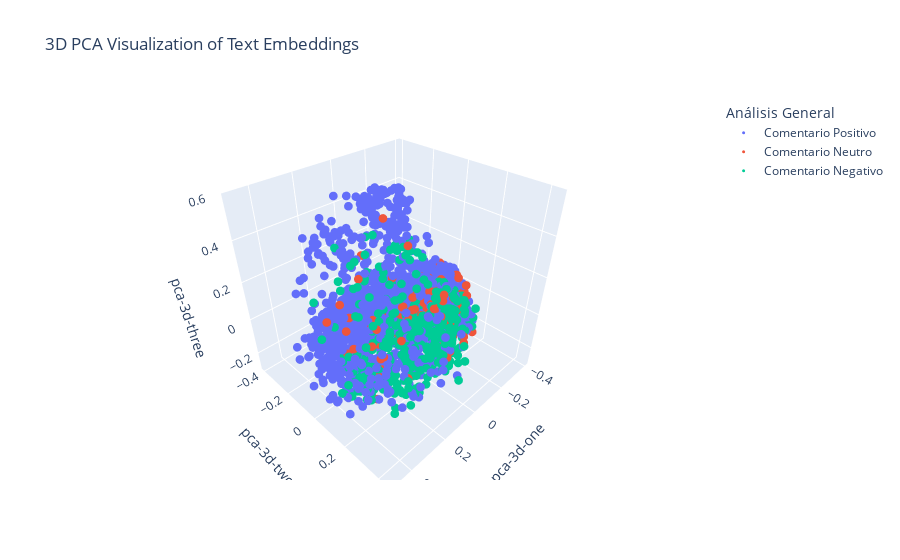

The notebook cell this image was saved under:
### Code cell
fig = px.scatter_3d(
    data,
    x='pca-3d-one',
    y='pca-3d-two',
    z='pca-3d-three',
    color='Análisis General',
    hover_data=['full_text_processed'],
    title='3D PCA Visualization of Text Embeddings'
)
fig.update_traces(marker=dict(size=3))
fig.show()

### Figure 1 — Plotly figure (JSON) as saved in the notebook; plotly's stock layout.template omitted (floating-point values rounded to 4 significant figures; data arrays with more than 128 entries replaced by an {"elided": "..."} marker saying what was removed)
{"data": [{"customdata": {"elided": "2117x1 str values"}, "hovertemplate": "Análisis General=Comentario Positivo<br>pca-3d-one=%{x}<br>pca-3d-two=%{y}<br>pca-3d-three=%{z}<br>full_text_processed=%{customdata[0]}<extra></extra>", "legendgroup": "Comentario Positivo", "marker": {"color": "#636efa", "size": 3, "symbol": "circle"}, "mode": "markers", "name": "Comentario Positivo", "scene": "scene", "showlegend": true, "type": "scatter3d", "x": {"elided": "2117 float values"}, "y": {"elided": "2117 float values"}, "z": {"elided": "2117 float values"}}, {"customdata": [["@Jennihermoso https://t.co/8f91HmjS8a"], ["@Jennihermoso @Barca_Buzz English version?"], ["@XaviHern6_ @Jennihermoso https://t.co/Q1XSV9I9lc"], ["@Roldier @Jennihermoso pensaba que eras el reven y digo “coño que reformed está de repente” 😭"], ["@Jennihermoso Pensaba que estaba leyendo a @IreneMontero"], ["@Jennihermoso We werent in the MLS at 35 https://t.co/G9P1p48bdD"], ["@Jennihermoso Estos son los que se escandalizan por rubiales https://t.co/sBkbWD7vXj"], ["@Jennihermoso Hey, here is an English Translation for y'all What do you think about this? https://t.co/evz3j6oVCh"], ["@Jennihermoso English translation… https://t.co/2QQ6xnYHQ4"], ["@Jennihermoso https://t.co/fEY40M56sh"], ["@Jennihermoso Tienes que entrenar el lanzamiento de penalties. Lo lanzaste fatal.."], ["@Jennihermoso que opinas de mi once para esta jornada? https://t.co/1RExXdcaCq"], ["@SXTrece @Jennihermoso ¿Qué país?"], ["@Jennihermoso Prepárense para \"Joga Bonito\" x si no te Piqué sin Culé, Pero tengo mas hambre q el waka waka motakunka pa q después un distintivo en pantalones ni se disimule🫶❤️🔥🗿🧞♂️🌐"], ["@alexiaputellas @Jennihermoso 🫶"], ["@alexiaputellas @Jennihermoso Oye que de esto no habla o que, la cara tú💀 https://t.co/5BKNCxtskd"], ["@alexiaputellas @Jennihermoso Reúne a los vengadores y acaba con Thanos"], ["@alexiaputellas @Jennihermoso buenas alexia soy roncho"], ["@alexiaputellas @Jennihermoso https://t.co/KEGv5tTolm"], ["@Llourinho @alexiaputellas @Jennihermoso https://t.co/ZV5VuGP5ci"], ["@alexiaputellas @Jennihermoso Tebas and rubiales should resign today"], ["@alexiaputellas @Jennihermoso Dale ma' confía en mí Yo no soy tan malo como dicen No dejes que los hechos te aterroricen Deja que mis manos en tu espalda aterricen Que el olor de mis sábanas te hechice Que tu nivel haciéndolo Entre cuatro paredes divirtiéndonos Pide lo que quieras que esto no puede ser más… https://t.co/J1FZ4kIPJg"], ["@alexiaputellas @elandriuuu_ @Jennihermoso 🫶🏼"], ["@manuutinh0 @alexiaputellas @Jennihermoso https://t.co/IhILbKQkGm"], ["@alexiaputellas @Jennihermoso Madre"], ["@alexiaputellas @Jennihermoso Planificando el contraataque?"], ["@alexiaputellas @Jennihermoso https://t.co/zzQDqTBna3"], ["@alexiaputellas @Jennihermoso Rubiales aguantando por lo civil o lo criminal en su puesto: https://t.co/ZTkWQbmJqn"], ["@alexiaputellas @Jennihermoso HIJA ETERNA DE DON JORGE VILDA https://t.co/aU3IBZuEHI"], ["@alexiaputellas @Jennihermoso Es increible!"], ["@alexiaputellas @Jennihermoso @GaryLineker"], ["@alexiaputellas @Jennihermoso OjO a todos que aplauden. Mañana puede ser la nueva víctima que llevar a la hoguera."], ["@alexiaputellas @Jennihermoso Tengo un amigo que busca trabajo ya … https://t.co/GVlORry8J6"], ["@alexiaputellas @Jennihermoso PUES VALE"], ["@alexiaputellas @Jennihermoso https://t.co/QewkWSviNX"], ["@alexiaputellas @Jennihermoso Todo vale para hacer daño España"], ["@alexiaputellas @Jennihermoso S’ha acabat quina cosa? Deixareu la selecció espanyola totes les jugadores?"], ["@futpro_es @SEFutbolFem @Jennihermoso Entonces como explicas esto ?"], ["@futpro_es @jonathanmartinz @SEFutbolFem @Jennihermoso Ese #seacabo me hace pensar que no ha sido la primera vez."], ["@futpro_es @ainhoar7 @SEFutbolFem @Jennihermoso Pim pam! I ara el Barça com ho farà per fer un segon comunicat? O deixarà de ser 'més que un club'?"], ["@futpro_es @SEFutbolFem @Jennihermoso @cucadellum em sembla que, si bé el contingut és impecable, necessiten amb urgència els teus serveis. Molt fort l’estilogràfica plantada entre ambdós documents…"], ["@futpro_es @SEFutbolFem @Jennihermoso @JoanLaportaFCB quin audios tenen? silenci..els valors.. @enricmasip5 ufffff.."], ["@AitanaBonmati Piular en català també estaria bé i diries el mateix."], ["@AitanaBonmati @EsportudoW"], ["@AitanaBonmati Això vol dir que deixareu d'anar a la selecció mentre ell sigui president?"], ["@AitanaBonmati Hauries de renunciar a la selecció nyola avui mateix."], ["@AitanaBonmati @TOSLI13 Tenéis que dejar de ir todas a la selección y si vuestros compañeros tuvieran un poco de decencia, tendrían que hacer lo mismo"], ["@AitanaBonmati Ja no hi ha cap partit amb Espanya abans de la elecció de la pilota d'or soposo. Què opines del comunicat del teu club?"], ["@AitanaBonmati Lo que teneis que hacer es no jugar mas con la selección hasta que se resuelva"], ["@AitanaBonmati … ahora se entiende la razón de los mails"], ["@catacoll2001 @Jennihermoso catalina🫡"], ["@catacoll2001 @Jennihermoso 🫡🫡"], ["@catacoll2001 @Jennihermoso !!!!"], ["@catacoll2001 @laiamarques @Jennihermoso @JoanLaportaFCB Això,Joan,això."], ["@catacoll2001 @PoblaSanti @Jennihermoso Ho sou!"], ["@catacoll2001 @_alvarito_18 @Jennihermoso Y si seguis los pasos de @BorjaIglesias9 …"], ["@catacoll2001 @CarlosTuilla @Jennihermoso @chemapalacian"], ["@catacoll2001 @Itxi_Iri @Jennihermoso Eso es lo más triste de todo.."], ["@catacoll2001 @Jennihermoso Con Jenni o con la presión social?"], ["@catacoll2001 @Jennihermoso Tendríais que salir todas a decir que se acabó la selección como.ha hecho @BorjaIglesias9."], ["@catacoll2001 @Jennihermoso Pos feu lo mateix que Borja Iglesias"], ["@7olgacarmona @desselebrada @Jennihermoso cc @tortondo"], ["@ale_2572 ¿Me sigues solo para decirme cómo debo pensar o lo que puedo publicar? He escrito hoy un post. Y no, no tolero imposición alguna ni de tu parte ni de ningún ministro o ministra. He sido crítica con Montero cuando he debido y la he aplaudido cuando he considerado. Y lo soy también…"], ["@7olgacarmona @Jennihermoso goatga"], ["@7olgacarmona @Jennihermoso 🫡©️🫶🤍"], ["@7olgacarmona @Jennihermoso 🫡🤍💛"], ["@7olgacarmona @Jennihermoso 🥹🥹🥹❤️"], ["@7olgacarmona @Jennihermoso No jodas, que le han hecho?"], ["@7olgacarmona @Jennihermoso @Pun_freak"], ["@atheeneeaa_10 @Jennihermoso @SportyBetNG why can't I withdraw the money in my sportybet account??? Since yesterday I've been trying to withdraw but to no avail. please do something"], ["@atheeneeaa_10 @Jennihermoso Anyone knows who won the worldcup?"], ["@atheeneeaa_10 @Jennihermoso A ver si es verdad esta vez…"], ["@atheeneeaa_10 @Jennihermoso https://t.co/QFOcLul0iL"], ["@atheeneeaa_10 @pixelillo @Jennihermoso @BiancaAguilar14"], ["@atheeneeaa_10 @Stillmanator @Jennihermoso What is going on 🤯"], ["@atheeneeaa_10 @ceciliaencina @Jennihermoso Renunciar todas, por favor. Es lo mínimo que podéis hacer.."], ["@atheeneeaa_10 @Jennihermoso Eing"], ["@atheeneeaa_10 @Jennihermoso Quien es ?"], ["@atheeneeaa_10 @Jennihermoso https://t.co/3YCgHLMZJ1"], ["@atheeneeaa_10 @Jennihermoso ¿Ya no ?"], ["@atheeneeaa_10 @Jennihermoso Eh?"], ["@atheeneeaa_10 @TrainerExtreme @Jennihermoso Próxima convocatoria rechazarla como ha hecho @BorjaIglesias9"], ["@marisabelrr1 @Jennihermoso Dilo"], ["@marisabelrr1 @Jennihermoso @Sfmu10 aquí y @atheeneeaa_10 también se pronunció"], ["@marisabelrr1 @Jennihermoso Entra al Gran Canaria con su camiseta hoy!!! Sería muy top!"], ["@marisabelrr1 @Jennihermoso Perece que va ser mentira lo que dijo el calvo😂"], ["@marisabelrr1 @Jennihermoso Casillas presidente."], ["@marisabelrr1 @Jennihermoso Ya era hora"], ["@marisabelrr1 @laiacopa @Jennihermoso Espero que a partir de ahora actueis todas unidas. Solo asi ganareis"], ["@Irene_Paredes4 @PabloEchenique @Jennihermoso No"], ["@Irene_Paredes4 @totalBarca @Jennihermoso @tipcoineth $tip"], ["@SalmaParalluelo @Jennihermoso CC @tortondo"], ["@SalmaParalluelo @Jennihermoso I feed the pigeons, I sometimes feed the sparrows too, it gives me a sense of enormous wellbeing (Parklife!)"], ["@SalmaParalluelo @Jennihermoso #TebasDimisión"], ["@SalmaParalluelo @Jennihermoso No has firmado el comunicado???"], ["@SalmaParalluelo @Jennihermoso @ISxviii شوفييي استلميها بالله ههههههههههههههههه"], ["@AFerrer_10 @Jennihermoso Ojala lo hubierais echo en su momento como lo hicieron las 12 sin miedo a nada, pero a día de hoy ya no tenéis q tener miedo alzar la voz de una vez por todas por las q lo hicieron por las q intentaron luchar y no fueron y por vosotras"], ["@AFerrer_10 @Jennihermoso Estas en Albacete hoy hace mucho calor"], ["@AFerrer_10 @Jennihermoso Justicia, libertad de espresión y libertad."], ["@AFerrer_10 @Jennihermoso Madre mía"], ["@AFerrer_10 @Jennihermoso Estoy de acuerdo. Pero puestos a que se empañe vuestro mundial merecidísimo. Campeonas. Se tenia que hacer desde el segundo día. (Mínimo). Dicho eso disfruté del partido muchísimo. A por el siguirnte campeonato."], ["@AFerrer_10 @Yolanda_Diaz_ @Jennihermoso 💥Yolanda Díaz y su amigo Ramiro Santalices💥 Santahttps://youtu.be/s0EK2MdZjvQ?si=YwcdQs9VTAykraSm"], ["@AFerrer_10 @Jennihermoso ¿Donde?"], ["@AFerrer_10 @Yolanda_Diaz_ @Jennihermoso https://t.co/QjhzYGonqU"], ["@AFerrer_10 @Jennihermoso Qué ha dicho Rubiales de Jenni?"], ["@AFerrer_10 @Jennihermoso Muhammad Qasim has seen Prophet Muhammad SAW many times in his dreams. In Qasim's dreams Prophet Muhammad SAW has shared important messages for the Muslim ummah. Muhammad Qasim Dreams - Learn about these messages and their importance https://t.co/P41iTniDJf https://t.co/k3gnsGbo16"], ["@teresabelleira @Jennihermoso dile q misa q rondita de desbloqueos q podemos vivir todas en paz reconciliadas"], ["@teresabelleira @julia23cule @Jennihermoso @F_DeFreitas13"], ["@teresabelleira @Jennihermoso @RafaLouzan"], ["@teresabelleira @Jennihermoso Golpista?"], ["@teresabelleira @Jennihermoso ESTAS CON NOSOTROS, MANDA UNA FIRMA https://t.co/KAeWcIdQIz"], ["@teresabelleira @Yolanda_Diaz_ @Jennihermoso Petición a la Casa de S.M. el Rey para que retire el título de \"REAL\" a la RFEF Por #JenniHermoso, firma y RT, por favor. #SeAcabó https://t.co/p5OD2K4vye"], ["@IvanaAndresSanz @Jennihermoso Las mismas vibes que el Barcelona!"], ["@IvanaAndresSanz @Jennihermoso ahahahahhahaahah"], ["@IvanaAndresSanz @Jennihermoso Lo tardaste bien hija!"], ["@IvanaAndresSanz @Jennihermoso Ya entrados en gasto #VildaOut"], ["@mariona8co @Jennihermoso Creo que no mereció la pena…"], ["@mariona8co @Seve2021 @Jennihermoso 🤮 https://t.co/ofXjkLJxNC"], ["@mariona8co @Jennihermoso Deberíais filtrar todo lo que sabéis del Torrente Rubiales y el quebrantahuesos del Vilda. El mundo tiene que saberlo."], ["@claudiazornoza @Jennihermoso Ojalá se vaya este payaso de la @rfef"]], "hovertemplate": "Análisis General=Comentario Neutro<br>pca-3d-one=%{x}<br>pca-3d-two=%{y}<br>pca-3d-three=%{z}<br>full_text_processed=%{customdata[0]}<extra></extra>", "legendgroup": "Comentario Neutro", "marker": {"color": "#EF553B", "size": 3, "symbol": "circle"}, "mode": "markers", "name": "Comentario Neutro", "scene": "scene", "showlegend": true, "type": "scatter3d", "x": [-0.2943, 0.0228, -0.04765, -0.0687, -0.04378, 0.0353, 0.01071, -0.1224, -0.1413, -0.2839, 0.1242, -0.03427, -0.09274, 0.1215, -0.2048, -0.03832, -0.002906, -0.1122, -0.1571, -0.04626, 0.286, 0.0248, -0.1788, -0.1518, -0.1325, 0.07955, -0.1534, 0.3037, -0.09558, -0.07712, 0.05269, 0.05283, -0.0864, -0.06141, -0.1518, 0.2124, 0.3248, 0.3134, 0.2885, 0.352, 0.2251, 0.2686, 0.1433, 0.1536, 0.4336, 0.306, 0.3546, 0.4581, 0.4236, 0.08776, -0.3013, -0.3165, -0.3121, 0.06034, -0.1906, -0.01738, -0.2153, -0.02376, -0.1226, 0.2206, 0.05366, -0.1978, 0.1774, -0.2437, -0.3172, -0.305, -0.3503, -0.07436, -0.2462, 0.02776, 0.07581, -0.09311, -0.2785, -0.2384, -0.1765, 0.1295, -0.256, -0.2412, -0.2984, -0.1669, -0.2448, 0.101, -0.2169, -0.0871, 0.002615, 0.07189, 0.1083, -0.1037, 0.1571, 0.02806, -0.004661, -0.1606, -0.08182, 0.1527, 0.08029, -0.1692, 0.176, -0.044, 0.07886, -0.0841, 0.299, -0.09474, -0.1292, -0.1229, 0.2061, 0.01479, -0.06208, -0.1274, -0.1841, 0.004303, -0.01201, 0.2295, 0.06087, -0.2084, -0.07924, 0.04847, 0.001088, -0.06985, 0.2935, 0.2097], "y": [0.1843, 0.137, 0.07816, 0.3168, 0.2219, 0.115, 0.3103, 0.2167, 0.2033, 0.1831, 0.1899, 0.1586, 0.2017, 0.1163, 0.02349, 0.2617, 0.08823, 0.1491, 0.06369, 0.007936, 0.2036, 0.2225, -0.02267, 0.05543, 0.09311, 0.09904, 0.07335, 0.1989, 0.1213, 0.1197, 0.04342, 0.1802, 0.1783, 0.1441, 0.06888, 0.2207, 0.01778, 0.1804, 0.1639, 0.09551, 0.09168, 0.1092, 0.05441, -0.06661, 0.1403, 0.09254, 0.08513, 0.08768, 0.1514, 0.1292, 0.1339, 0.1037, 0.1005, 0.01593, 0.0314, 0.06503, 0.07166, 0.1856, 0.222, 0.09716, 0.1293, 0.1234, 0.1894, 0.1695, 0.07966, 0.05594, 0.07668, 0.3166, 0.1556, 0.1195, 0.01812, 0.1767, 0.09543, 0.02683, 0.08916, 0.1477, 0.1271, 0.1923, 0.08443, 0.1731, 0.1805, 0.1708, 0.2602, 0.08953, 0.07784, 0.3431, 0.1147, 0.2095, -0.007019, 0.01364, -0.03038, 0.0893, 0.1042, 0.1142, 0.1349, 0.1296, 0.004281, 0.148, 0.127, 0.1714, -0.01059, 0.1325, 0.1631, 0.07989, 0.274, 0.1901, 0.1697, -0.01634, 0.05981, 0.2666, -0.04424, 0.1329, -0.01553, 0.1121, 0.07462, 0.1158, 0.2425, 0.1599, 0.2049, 0.2579], "z": [-0.1247, -0.04907, -0.05373, -0.001467, -0.06639, -0.1387, -0.03925, -0.04472, -0.07741, -0.1155, -0.02296, -0.04041, -0.06205, 0.0062, 0.03302, 0.05844, 0.04853, 0.07735, 0.01463, -0.01457, 0.003897, 0.1468, 0.0941, 0.08109, 0.01187, 0.06, 0.02281, 0.04106, 0.02501, 0.02783, 0.02259, 0.1066, 0.1054, 0.05002, 0.02037, 0.09041, -0.0378, -0.1942, -0.08979, 0.05741, 0.07876, 0.02562, 0.5353, 0.3317, 0.3416, 0.3645, 0.2093, 0.2489, 0.2243, 0.4287, 0.02669, -0.01395, -0.03347, 0.2171, 0.1406, 0.09965, 0.06552, 0.09312, -0.0903, -0.0009421, 0.1714, 0.05959, 0.2205, -0.009859, -0.04093, -0.05469, -0.08629, -0.04064, -0.042, 0.09041, -0.04272, 0.1337, 0.1123, 0.1658, 0.1326, 0.1745, 0.1209, 0.06202, 0.0976, 0.07473, 0.1107, 0.1546, -0.0982, 0.01805, 0.002341, -0.0112, -0.1296, -0.06293, 0.03298, -0.06346, 0.01867, 0.07711, 0.1209, 0.03653, 0.0748, 0.04837, 0.01966, 0.09416, 0.04799, -0.01508, -0.051, 0.03808, -0.04994, 0.02539, -0.1693, 0.06157, -0.02239, 0.01576, -0.002305, -0.04056, -0.0234, -0.07084, 0.02478, 0.004693, 0.04577, 0.02983, 0.1043, 0.06635, 0.048, -0.09129]}, {"customdata": {"elided": "435x1 str values"}, "hovertemplate": "Análisis General=Comentario Negativo<br>pca-3d-one=%{x}<br>pca-3d-two=%{y}<br>pca-3d-three=%{z}<br>full_text_processed=%{customdata[0]}<extra></extra>", "legendgroup": "Comentario Negativo", "marker": {"color": "#00cc96", "size": 3, "symbol": "circle"}, "mode": "markers", "name": "Comentario Negativo", "scene": "scene", "showlegend": true, "type": "scatter3d", "x": {"elided": "435 float values"}, "y": {"elided": "435 float values"}, "z": {"elided": "435 float values"}}], "layout": {"legend": {"title": {"text": "Análisis General"}, "tracegroupgap": 0}, "scene": {"domain": {"x": [0, 1], "y": [0, 1]}, "xaxis": {"title": {"text": "pca-3d-one"}}, "yaxis": {"title": {"text": "pca-3d-two"}}, "zaxis": {"title": {"text": "pca-3d-three"}}}, "title": {"text": "3D PCA Visualization of Text Embeddings"}}}
